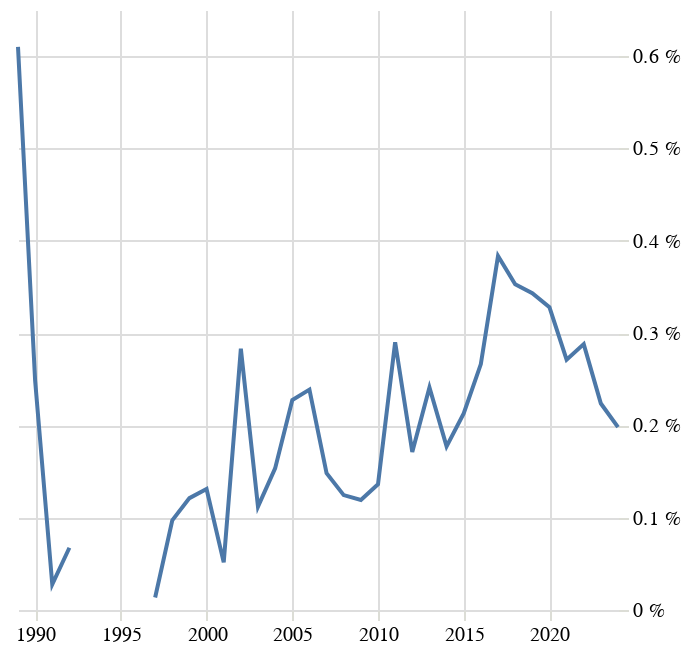

Source (notebook cell):
### Code cell
grafik("rusk")

### Figure 1 — Vega-Lite specification as saved in the notebook (floating-point values rounded to 4 significant figures)
{"config": {"title": {"font": "Noticia Text", "fontSize": 14, "anchor": "start", "lineHeight": 21, "fontWeight": "bolder", "subtitleFont": "Noticia Text", "subtitleFontSize": 12, "subtitlePadding": 12, "dy": -12}, "axis": {"labelFont": "Asap", "titleFont": "Asap", "fontWeight": "lighter", "titleFontWeight": "lighter", "labelFontSize": 10, "titleFontSize": 10, "labelPadding": 2, "titlePadding": 10, "domainOpacity": 0, "tickColor": "#DCDDD6"}, "legend": {"labelFont": "Asap", "labelFontWeight": "normal", "titleFont": "Asap", "titleFontWeight": "normal", "labelFontSize": 10, "titleFontSize": 10}, "view": {"stroke": "transparent"}}, "data": {"name": "data-57bf7f479bf941dc52030794ac0501a3"}, "mark": {"type": "line"}, "encoding": {"x": {"axis": {"title": null}, "field": "rok", "type": "temporal"}, "y": {"axis": {"domainOpacity": 0, "labelExpr": "datum.label * 100 + ' %'", "orient": "right", "tickColor": "#DCDDD6", "title": null}, "field": "podil", "type": "quantitative"}}, "$schema": "https://vega.github.io/schema/vega-lite/v5.8.0.json", "datasets": {"data-57bf7f479bf941dc52030794ac0501a3": [{"pocet": 19.0, "rok": "1989-01-01T00:00:00", "len_right": 3114, "podil": 0.006101, "zanr": "rusk"}, {"pocet": 8.0, "rok": "1990-01-01T00:00:00", "len_right": 3219, "podil": 0.002485, "zanr": "rusk"}, {"pocet": 1.0, "rok": "1991-01-01T00:00:00", "len_right": 3599, "podil": 0.0002779, "zanr": "rusk"}, {"pocet": 3.0, "rok": "1992-01-01T00:00:00", "len_right": 4450, "podil": 0.0006742, "zanr": "rusk"}, {"pocet": null, "rok": "1993-01-01T00:00:00", "len_right": 5949, "podil": null, "zanr": "rusk"}, {"pocet": null, "rok": "1994-01-01T00:00:00", "len_right": 6066, "podil": null, "zanr": "rusk"}, {"pocet": 3.0, "rok": "1995-01-01T00:00:00", "len_right": 6783, "podil": 0.0004423, "zanr": "rusk"}, {"pocet": null, "rok": "1996-01-01T00:00:00", "len_right": 7011, "podil": null, "zanr": "rusk"}, {"pocet": 1.0, "rok": "1997-01-01T00:00:00", "len_right": 7394, "podil": 0.0001352, "zanr": "rusk"}, {"pocet": 7.0, "rok": "1998-01-01T00:00:00", "len_right": 7207, "podil": 0.0009713, "zanr": "rusk"}, {"pocet": 9.0, "rok": "1999-01-01T00:00:00", "len_right": 7427, "podil": 0.001212, "zanr": "rusk"}, {"pocet": 10.0, "rok": "2000-01-01T00:00:00", "len_right": 7627, "podil": 0.001311, "zanr": "rusk"}, {"pocet": 4.0, "rok": "2001-01-01T00:00:00", "len_right": 7757, "podil": 0.0005157, "zanr": "rusk"}, {"pocet": 22.0, "rok": "2002-01-01T00:00:00", "len_right": 7774, "podil": 0.00283, "zanr": "rusk"}, {"pocet": 9.0, "rok": "2003-01-01T00:00:00", "len_right": 8037, "podil": 0.00112, "zanr": "rusk"}, {"pocet": 13.0, "rok": "2004-01-01T00:00:00", "len_right": 8475, "podil": 0.001534, "zanr": "rusk"}, {"pocet": 20.0, "rok": "2005-01-01T00:00:00", "len_right": 8788, "podil": 0.002276, "zanr": "rusk"}, {"pocet": 22.0, "rok": "2006-01-01T00:00:00", "len_right": 9214, "podil": 0.002388, "zanr": "rusk"}, {"pocet": 14.0, "rok": "2007-01-01T00:00:00", "len_right": 9444, "podil": 0.001482, "zanr": "rusk"}, {"pocet": 12.0, "rok": "2008-01-01T00:00:00", "len_right": 9641, "podil": 0.001245, "zanr": "rusk"}, {"pocet": 11.0, "rok": "2009-01-01T00:00:00", "len_right": 9229, "podil": 0.001192, "zanr": "rusk"}, {"pocet": 13.0, "rok": "2010-01-01T00:00:00", "len_right": 9537, "podil": 0.001363, "zanr": "rusk"}, {"pocet": 28.0, "rok": "2011-01-01T00:00:00", "len_right": 9651, "podil": 0.002901, "zanr": "rusk"}, {"pocet": 16.0, "rok": "2012-01-01T00:00:00", "len_right": 9342, "podil": 0.001713, "zanr": "rusk"}, {"pocet": 23.0, "rok": "2013-01-01T00:00:00", "len_right": 9539, "podil": 0.002411, "zanr": "rusk"}, {"pocet": 17.0, "rok": "2014-01-01T00:00:00", "len_right": 9588, "podil": 0.001773, "zanr": "rusk"}, {"pocet": 21.0, "rok": "2015-01-01T00:00:00", "len_right": 9866, "podil": 0.002129, "zanr": "rusk"}, {"pocet": 25.0, "rok": "2016-01-01T00:00:00", "len_right": 9384, "podil": 0.002664, "zanr": "rusk"}, {"pocet": 36.0, "rok": "2017-01-01T00:00:00", "len_right": 9388, "podil": 0.003835, "zanr": "rusk"}, {"pocet": 34.0, "rok": "2018-01-01T00:00:00", "len_right": 9636, "podil": 0.003528, "zanr": "rusk"}, {"pocet": 32.0, "rok": "2019-01-01T00:00:00", "len_right": 9326, "podil": 0.003431, "zanr": "rusk"}, {"pocet": 29.0, "rok": "2020-01-01T00:00:00", "len_right": 8842, "podil": 0.00328, "zanr": "rusk"}, {"pocet": 24.0, "rok": "2021-01-01T00:00:00", "len_right": 8852, "podil": 0.002711, "zanr": "rusk"}, {"pocet": 25.0, "rok": "2022-01-01T00:00:00", "len_right": 8680, "podil": 0.00288, "zanr": "rusk"}, {"pocet": 18.0, "rok": "2023-01-01T00:00:00", "len_right": 8048, "podil": 0.002237, "zanr": "rusk"}, {"pocet": 14.0, "rok": "2024-01-01T00:00:00", "len_right": 7068, "podil": 0.001981, "zanr": "rusk"}]}}
